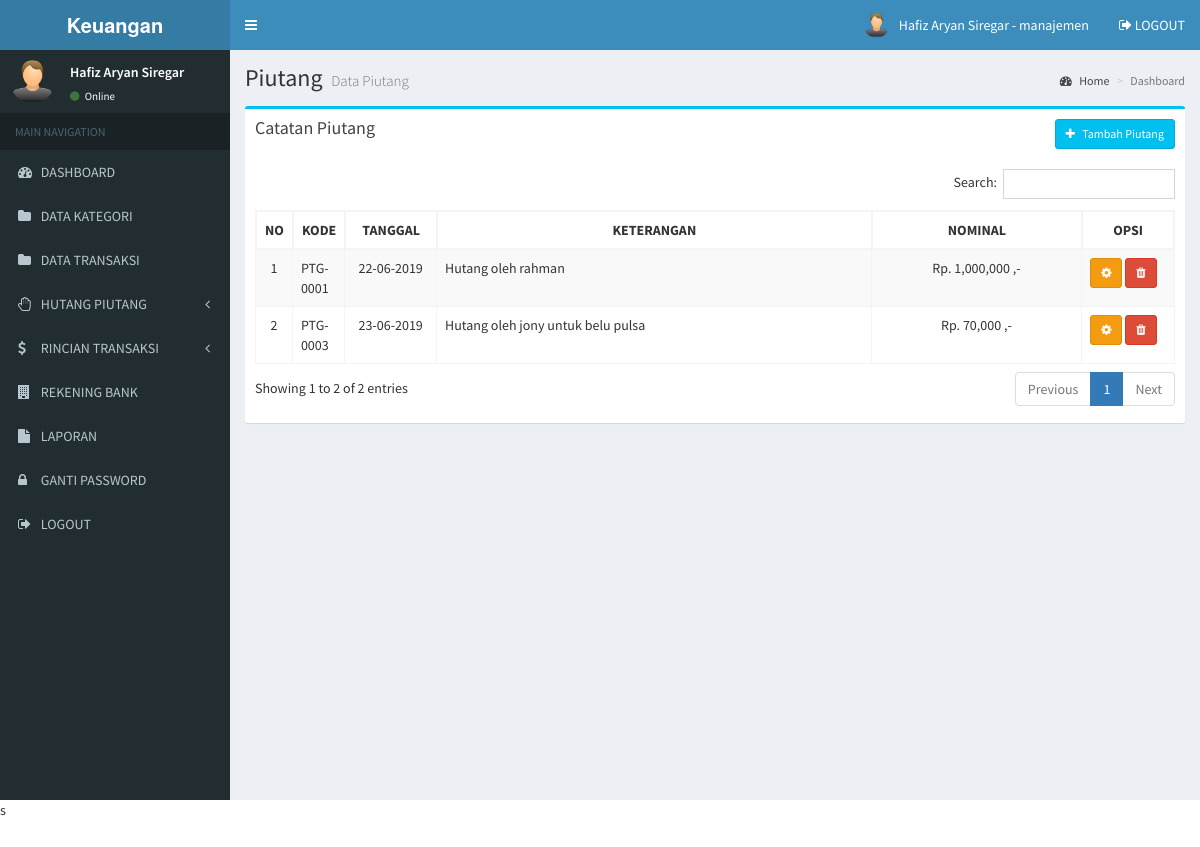
Page /manajemen/piutang.php (signed in) on the committed database.
### tables this page shows
CREATE TABLE `piutang` (
  `piutang_id` int(11) NOT NULL,
  `piutang_tanggal` date NOT NULL,
  `piutang_nominal` int(11) NOT NULL,
  `piutang_keterangan` text NOT NULL
);

### manajemen/piutang.php (the view, shortened to what this page needs)
<?php include 'header.php'; ?>
<div class="content-wrapper">
  <section class="content-header">
    <h1>
      Piutang
      <small>Data Piutang</small>
    </h1>
    <ol class="breadcrumb">
      <li><a href="#"><i class="fa fa-dashboard"></i> Home</a></li>
      <li class="active">Dashboard</li>
    </ol>
  </section>
  <section class="content">
    <div class="row">
      <section class="col-lg-12">
        <div class="box box-info">
          <div class="box-header">
            <h3 class="box-title">Catatan Piutang</h3>
            <div class="btn-group pull-right">
              <button type="button" class="btn btn-info btn-sm" data-toggle="modal" data-target="#exampleModal">
                <i class="fa fa-plus"></i> &nbsp Tambah Piutang
              </button>
            </div>
          </div>
          <div class="box-body">
            <div class="table-responsive">
              <table class="table table-bordered table-striped" id="table-datatable">
                <thead>
                  <tr>
                    <th width="1%">NO</th>
                    <th width="1%">KODE</th>
                    <th width="10%" class="text-center">TANGGAL</th>
                    <th class="text-center">KETERANGAN</th>
                    <th class="text-center">NOMINAL</th>
                    <th width="10%" class="text-center">OPSI</th>
                  </tr>
                </thead>
                <tbody>
                  <?php
                  include '../koneksi.php';
                  $no=1;
                  $data = mysqli_query($koneksi,"SELECT * FROM piutang");
                  while($d = mysqli_fetch_array($data)){
                    ?>
                    <tr>
                      <td class="text-center"><?php echo $no++; ?></td>
                      <td>PTG-000<?php echo $d['piutang_id']; ?></td>
                      <td class="text-center"><?php echo date('d-m-Y', strtotime($d['piutang_tanggal'])); ?></td>
                      <td><?php echo $d['piutang_keterangan']; ?></td>
                      <td class="text-center"><?php echo "Rp. ".number_format($d['piutang_nominal'])." ,-"; ?></td>
                      <td>
                        <button type="button" class="btn btn-warning btn-sm" data-toggle="modal" data-target="#edit_piutang_<?php echo $d['piutang_id'] ?>">
                        <i class="fa fa-cog"></i>
                      </button>
                      <button type="button" class="btn btn-danger btn-sm" data-toggle="modal" data-target="#hapus_piutang_<?php echo $d['piutang_id'] ?>">
                        <i class="fa fa-trash"></i>
                      </button>
                    </td>
                  </tr>
                  <?php
                }
                ?>
              </tbody>
            </table>
          </div>
        </div>
      </div>
    </section>
  </div>
</section>
</div>
<?php include 'footer.php'; ?>s

### manajemen/header.php (style rules this page uses)
#table-datatable { width: 100% !important; }
#table-datatable .sorting_disabled { border: 1px solid #f4f4f4; }

### rows in the picture
piutang: piutang_id "1", piutang_tanggal "22-06-2019", piutang_keterangan "Hutang oleh rahman", piutang_nominal "1,000,000"
piutang: piutang_id "3", piutang_tanggal "23-06-2019", piutang_keterangan "Hutang oleh jony untuk belu pulsa", piutang_nominal "70,000"

### other values in the picture
$_SESSION['nama'] "Hafiz Aryan Siregar"
$_SESSION['level'] "manajemen"
